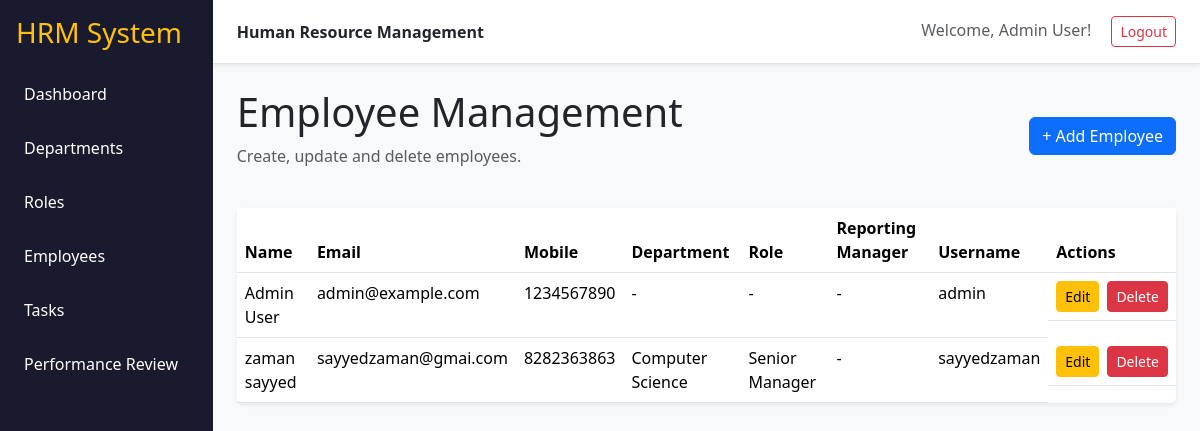
The app's page /employees (signed in), older data.
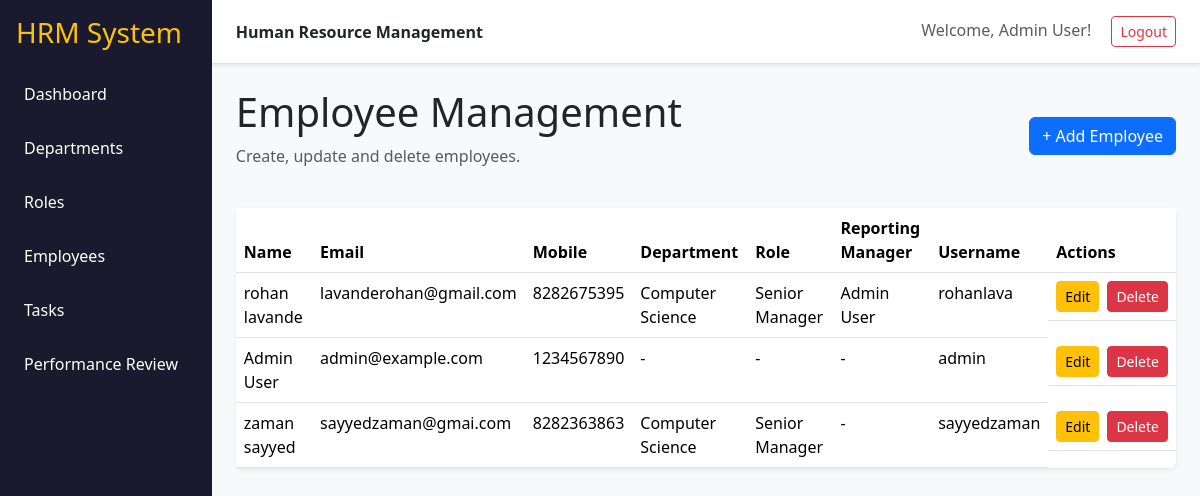
The same page, newer data.
### tables this page shows
CREATE TABLE user (
            employee_id INTEGER PRIMARY KEY AUTOINCREMENT,
            first_name VARCHAR(100) NOT NULL,
            last_name VARCHAR(100) NOT NULL,
            username VARCHAR(100) NOT NULL UNIQUE,
            password VARCHAR(100) NOT NULL,
            email VARCHAR(100) NOT NULL UNIQUE,
            mobile VARCHAR(100) NOT NULL,
            dept_id INTEGER,
            role_id INTEGER,
            reporting_manager_id INTEGER,
            date_of_joining DATE,
            created_at DATETIME NOT NULL,
            updated_at DATETIME NOT NULL,
            FOREIGN KEY (dept_id) REFERENCES department (dept_id),
            FOREIGN KEY (role_id) REFERENCES role (role_id),
            FOREIGN KEY (reporting_manager_id) REFERENCES user (employee_id)
        );

CREATE TABLE department (
            dept_id INTEGER PRIMARY KEY AUTOINCREMENT,
            dept_name VARCHAR(100) NOT NULL UNIQUE,
            description VARCHAR(300),
            created_at DATETIME NOT NULL,
            updated_at DATETIME NOT NULL,
            status INTEGER NOT NULL DEFAULT 1
        );

CREATE TABLE role (
            role_id INTEGER PRIMARY KEY AUTOINCREMENT,
            role_name VARCHAR(100) NOT NULL UNIQUE,
            description VARCHAR(300),
            created_at DATETIME NOT NULL,
            updated_at DATETIME NOT NULL,
            status INTEGER NOT NULL DEFAULT 1
        );

### app.py (the view)
@app.route("/employees")
@login_required
def employees():
    conn = get_db()
    query = """
        SELECT u.*,
               d.dept_name,
               r.role_name,
               rm.first_name AS rm_first,
               rm.last_name AS rm_last
        FROM user u
        LEFT JOIN department d ON u.dept_id = d.dept_id
        LEFT JOIN role r ON u.role_id = r.role_id
        LEFT JOIN user rm ON u.reporting_manager_id = rm.employee_id
        ORDER BY u.employee_id DESC
    """
    rows = conn.execute(query).fetchall()
    conn.close()
    return render_template("employees.html", employees=rows)

### app.py (called while the page is built)
def login_required(f):
    @wraps(f)
    def decorated_function(*args, **kwargs):
        if 'employee_id' not in session:
            return redirect(url_for('login'))
        return f(*args, **kwargs)
    return decorated_function

def get_db():
    conn = sqlite3.connect(DB_NAME)
    conn.row_factory = sqlite3.Row
    return conn

### templates/employees.html (shortened to what this page needs)
{% extends "base.html" %}
{% block content %}
<div class="d-flex justify-content-between align-items-center mb-4">
    <div>
        <h1>Employee Management</h1>
        <p class="text-muted">Create, update and delete employees.</p>
    </div>
    <a class="btn btn-primary" href="{{ url_for('create_employee') }}">+ Add Employee</a>
</div>
<div class="card shadow-sm">
<div class="table-responsive">
<table class="table table-hover mb-0">
    <thead>
        <tr>
            <th>Name</th>
            <th>Email</th>
            <th>Mobile</th>
            <th>Department</th>
            <th>Role</th>
            <th>Reporting Manager</th>
            <th>Username</th>
            <th>Actions</th>
        </tr>
    </thead>
    <tbody>
    {% for e in employees %}
        <tr>
            <td>{{ e.first_name }} {{ e.last_name }}</td>
            <td>{{ e.email }}</td>
            <td>{{ e.mobile }}</td>
            <td>{{ e.dept_name or "-" }}</td>
            <td>{{ e.role_name or "-" }}</td>
            <td>{% if e.rm_first %}{{ e.rm_first }} {{ e.rm_last }}{% else %}-{% endif %}</td>
            <td>{{ e.username }}</td>
            <td class="d-flex gap-2">
                <a class="btn btn-sm btn-warning"
                   href="{{ url_for('edit_employee', employee_id=e.employee_id) }}">Edit</a>
                <form method="post"
                      action="{{ url_for('delete_employee', employee_id=e.employee_id) }}"
                      onsubmit="return confirm('Are you sure you want to delete this employee?');">
                    <button class="btn btn-sm btn-danger">Delete</button>
                </form>
            </td>
        </tr>
    {% else %}
        <tr><td colspan="8" class="text-center p-4">No employees found.</td></tr>
    {% endfor %}
    </tbody>
</table>
</div>
</div>
{% endblock %}

Row changes from the older to the newer data that the page shows:
added user: first_name "rohan", last_name "lavande", email "lavanderohan@gmail.com", mobile "8282675395", dept_name "Computer Science", role_name "Senior Manager", rm_first "Admin", rm_last "User", username "rohanlava"
